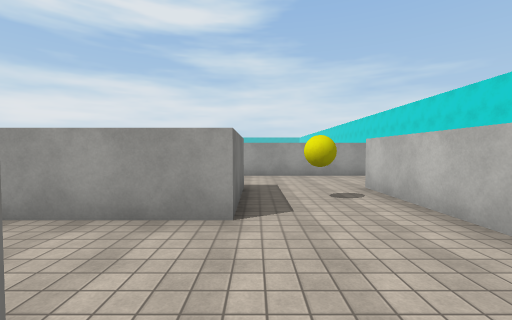
[1] (above)

16 first-person views from a walk through a scene from a Unity 3-D project. The camera is 1.5 m above the floor, tilts 2° down and sees 90° across. The floor is counted in squares, 2 m on a side. Each view is taken from the middle of a square. On the plan, view 1 faces up. The plan holds only what a view shows up to about 9 squares ahead; the rest is blank. The place goes on beyond the plan. The player character is not drawn. Some animated figures are not drawn. Surface patterns are stand-ins for the level's own textures.

[2]
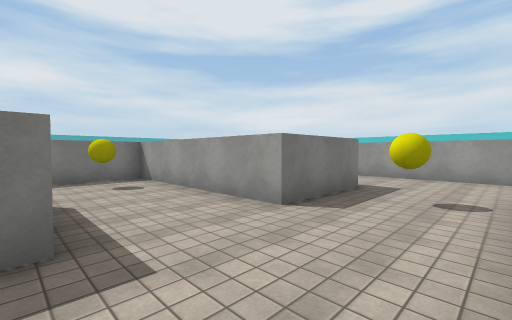

[3]
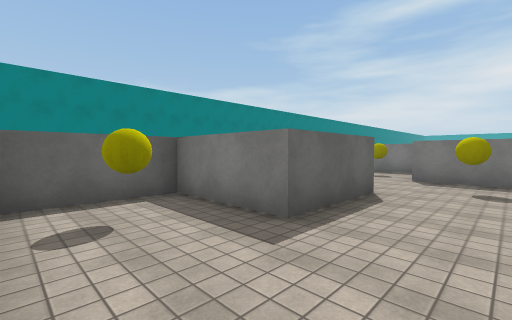

[4]
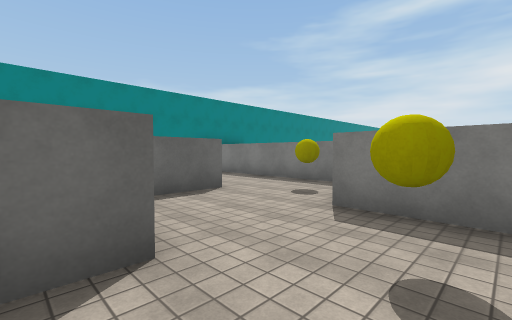

[5]
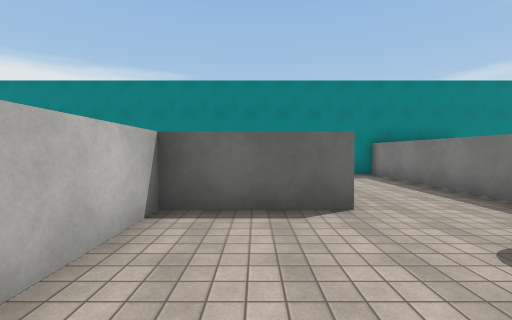

[6]
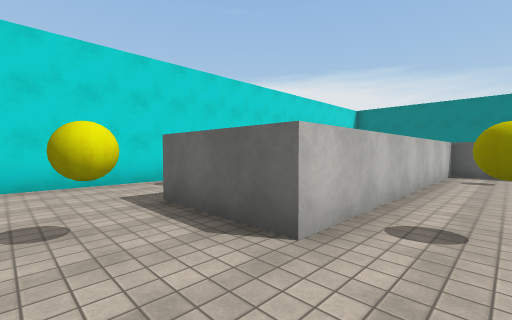

[7]
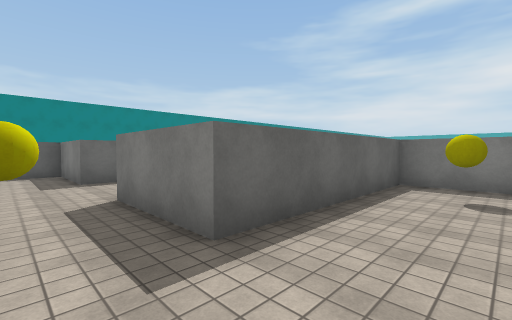

[8]
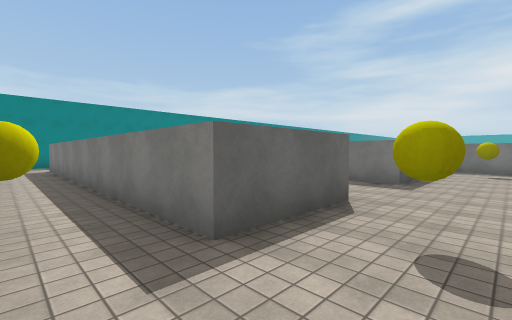

[9]
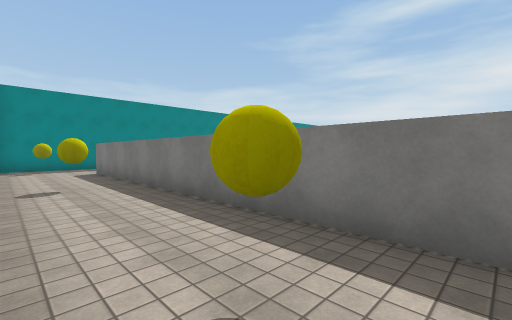

[10]
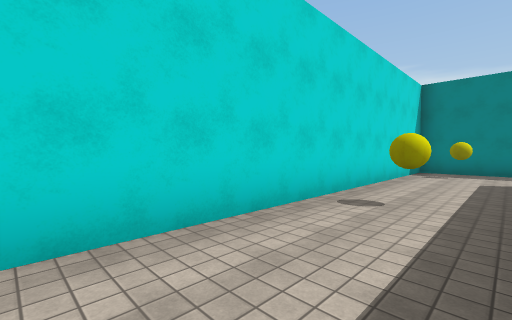

[11]
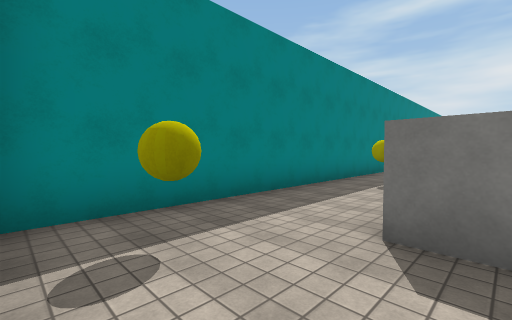

[12]
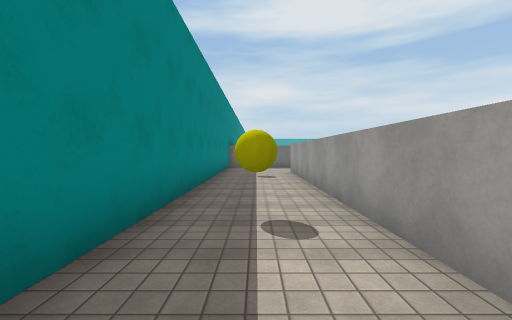

[13]
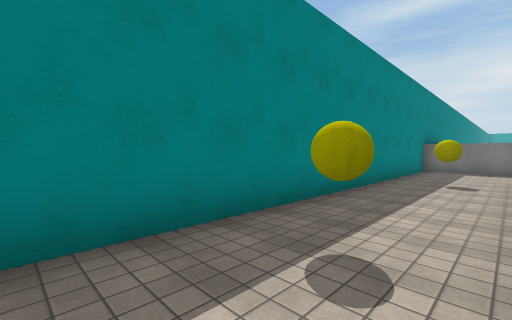

[14]
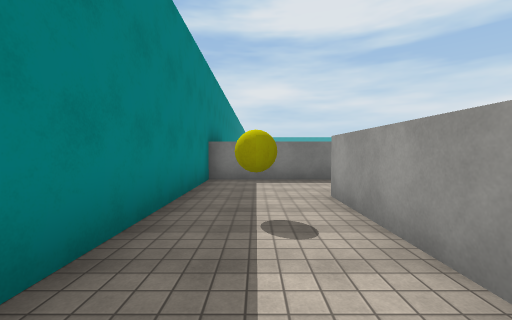

[15]
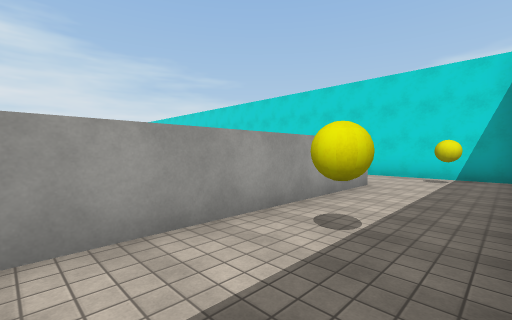

[16]
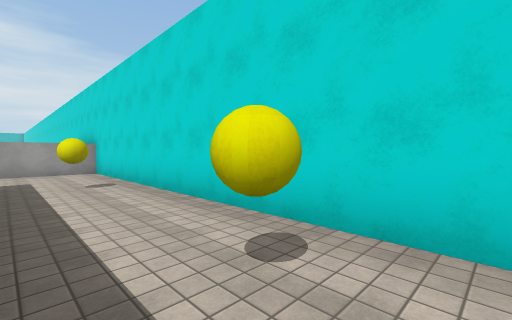

### Floor plan
Points are (right, up) in squares from view 1. A wall is a line through its corners. A room is listed if a view was taken in it or the views show most of it. See-through windows are left out.
Room 1 (views 1, 2, 3, 4, 6, 7)
walls: (-2.5, 5.3) (-0.3, 5.3) (-0.3, 2.8) (-2.5, 2.8); (-2.9, 0.3) (-0.3, 0.3) (-0.3, -2.2) (2.3, -2.2) (2.3, 5.3); (2.4, 7.8) (-1.4, 7.8)
ways out: opening at (-1.5, 1.5) to room 2; opening at (3.5, 6.5) to room 3; opening at (-1.5, 6.5)
objects: yellow ball (1, -1); yellow ball (1, 4)
Room 2 (view 5)
walls: (-5.4, -2.2) (-2.8, -2.2) (-2.8, -0.1); (-7.8, -0.2) (-7.8, -2.5); (-2.5, 2.8) (-5.3, 2.8) (-5.3, 0.2)
ways out: opening at (-1.5, 1.5) to room 1; opening at (-6.5, -3.5) to room 3
objects: yellow ball (-6, -1); yellow ball (-4, 2)
Room 3 (views 8, 9, 10, 11, 12, 13, 14, 15, 16)
walls: (3, -4.7) (-5.2, -4.7); (2.3, 5.3) (4.7, 5.3) (4.7, -4.8); (3.4, 7.8) (2.4, 7.8); (-7.8, -2.5) (-7.8, -7.2) (7.2, -7.2) (7.2, 7.8) (4.9, 7.8)
ways out: opening at (3.5, 6.5) to room 1; opening at (-6.5, -3.5) to room 2
objects: yellow ball (-4, -6); yellow ball (1, -6); yellow ball (3, 7); yellow ball (6, -6); yellow ball (6, -1); yellow ball (6, 4)

Positions as (right, up) in squares from view 1, and headings:
1: (0, 0), facing up
2: (2, 0), facing up-left
3: (2, 2), facing down-left
4: (-2, 2), facing down-left
5: (-4, 1), facing down
6: (1, 7), facing down-right
7: (1, 7), facing down-left
8: (6, 7), facing down-left
9: (7, 5), facing down-left
10: (5, 3), facing down-right
11: (7, -4), facing down-left
12: (4, -6), facing left
13: (3, -5), facing down-left
14: (-1, -6), facing left
15: (-1, -7), facing up-right
16: (5, -2), facing up-right
